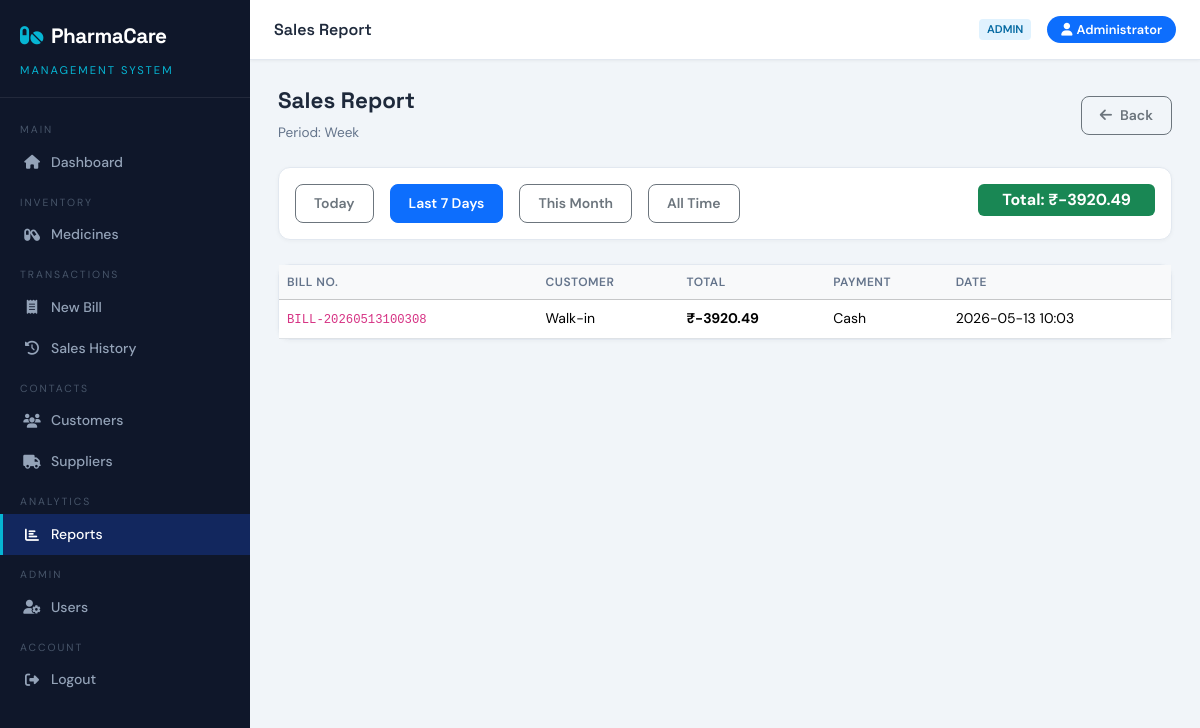
The page /reports/sales?period=week (signed in) on the database its author committed.
### tables this page shows
CREATE TABLE sales (
        id             INTEGER PRIMARY KEY AUTOINCREMENT,
        bill_number    TEXT NOT NULL UNIQUE,
        customer_id    INTEGER,
        subtotal       REAL DEFAULT 0,
        discount       REAL DEFAULT 0,
        tax            REAL DEFAULT 0,
        total_amount   REAL DEFAULT 0,
        payment_method TEXT DEFAULT 'Cash',
        notes          TEXT,
        created_by     INTEGER,
        sale_date      TEXT DEFAULT (datetime('now','localtime'))
    );

### pharmacare/app.py (the view)
@app.route('/reports/sales')
@login_required
def report_sales():
    period    = request.args.get('period', 'today')
    today_str = date.today().isoformat()
    month     = date.today().strftime('%Y-%m')
    week_ago  = (date.today() - timedelta(days=7)).isoformat()
    if period == 'today':
        where = f"WHERE date(s.sale_date)='{today_str}'"
    elif period == 'week':
        where = f"WHERE date(s.sale_date)>='{week_ago}'"
    elif period == 'month':
        where = f"WHERE strftime('%Y-%m',s.sale_date)='{month}'"
    else:
        where = ""
    sales_list = query(f"""SELECT s.*, c.name as customer_name FROM sales s
                           LEFT JOIN customers c ON s.customer_id=c.id {where} ORDER BY s.sale_date DESC""")
    total = sum(s['total_amount'] for s in sales_list)
    return render_template('report_sales.html', sales=sales_list, total=total, period=period)

### pharmacare/app.py (called while the page is built)
def get_db():
    conn = sqlite3.connect(DATABASE)
    conn.row_factory = sqlite3.Row
    conn.execute("PRAGMA foreign_keys = ON")
    return conn

def login_required(f):
    @wraps(f)
    def decorated(*args, **kwargs):
        if 'user_id' not in session:
            flash('Please login first.', 'warning')
            return redirect(url_for('login'))
        return f(*args, **kwargs)
    return decorated

def query(sql, params=(), one=False):
    conn = get_db()
    cur = conn.execute(sql, params)
    rv = cur.fetchall()
    conn.close()
    return (rv[0] if rv else None) if one else rv

### pharmacare/templates/report_sales.html (shortened to what this page needs)
{% extends 'base.html' %}
{% block page_title %}Sales Report{% endblock %}
{% block content %}
<div class="page-header">
  <div><h2>Sales Report</h2><p>Period: {{ period.title() }}</p></div>
  <a href="{{ url_for('reports') }}" class="btn btn-outline-secondary"><i class="fas fa-arrow-left me-2"></i>Back</a>
</div>
<div class="card mb-4">
  <div class="card-body py-3 d-flex gap-3">
    <a href="?period=today" class="btn {{ 'btn-primary' if period=='today' else 'btn-outline-secondary' }}">Today</a>
    <a href="?period=week"  class="btn {{ 'btn-primary' if period=='week'  else 'btn-outline-secondary' }}">Last 7 Days</a>
    <a href="?period=month" class="btn {{ 'btn-primary' if period=='month' else 'btn-outline-secondary' }}">This Month</a>
    <a href="?period=all"   class="btn {{ 'btn-primary' if period=='all'   else 'btn-outline-secondary' }}">All Time</a>
    <div class="ms-auto">
      <span class="badge bg-success fs-6 px-4 py-2">Total: ₹{{ "%.2f"|format(total) }}</span>
    </div>
  </div>
</div>
<div class="card">
  <div class="table-responsive">
    <table class="table table-hover mb-0">
      <thead class="table-light">
        <tr><th>Bill No.</th><th>Customer</th><th>Total</th><th>Payment</th><th>Date</th></tr>
      </thead>
      <tbody>
        {% for s in sales %}
        <tr>
          <td><code>{{ s.bill_number }}</code></td>
          <td>{{ s.customer_name or 'Walk-in' }}</td>
          <td><strong>₹{{ "%.2f"|format(s.total_amount) }}</strong></td>
          <td>{{ s.payment_method }}</td>
          <td>{{ s.sale_date[:16] }}</td>
        </tr>
        {% else %}
        <tr><td colspan="5" class="text-center text-muted py-5">No sales in this period</td></tr>
        {% endfor %}
      </tbody>
    </table>
  </div>
</div>
{% endblock %}

### pharmacare/templates/base.html (style rules this page uses)
:root { --primary: #0d6efd; --primary-dark: #0a58ca; --sidebar-bg: #0f172a; --sidebar-text: #94a3b8; --sidebar-active: #1e40af; --accent: #06b6d4; --danger: #ef4444; --success: #22c55e; --warning: #f59e0b; --card-bg: #ffffff; --body-bg: #f1f5f9; --border: #e2e8f0; --text: #1e293b; --text-muted: #64748b; }
* { box-sizing: border-box; margin: 0; padding: 0; }
body { font-family: 'DM Sans', sans-serif; background: var(--body-bg); color: var(--text); }
.card { border: 1px solid var(--border); border-radius: 12px; box-shadow: 0 1px 4px rgba(0,0,0,.04); }
.table th { font-size: .75rem; font-weight: 600; letter-spacing: .5px; text-transform: uppercase; color: var(--text-muted); }
.table td { vertical-align: middle; font-size: .875rem; }
.btn { border-radius: 8px; font-weight: 600; font-size: .875rem; padding: 8px 18px; }
.btn-primary { background: var(--primary); border-color: var(--primary); }
.page-header { margin-bottom: 24px; display: flex; align-items: center; justify-content: space-between; }
.page-header h2 { font-family: 'Space Grotesk', sans-serif; font-size: 1.4rem; font-weight: 700; }
.page-header p { color: var(--text-muted); font-size: .85rem; margin: 0; }

### rows shown on the page
sales: bill_number "BILL-20260513100308", customer_name "Walk-in", total_amount "-3920.49", payment_method "Cash", sale_date "2026-05-13 10:03"

### other values the page prints
{{ session.role }} "ADMIN"
{{ session.name }} "Administrator"
{{ period.title() }} "Week"
{{ "%.2f"|format(total) }} "-3920.49"
